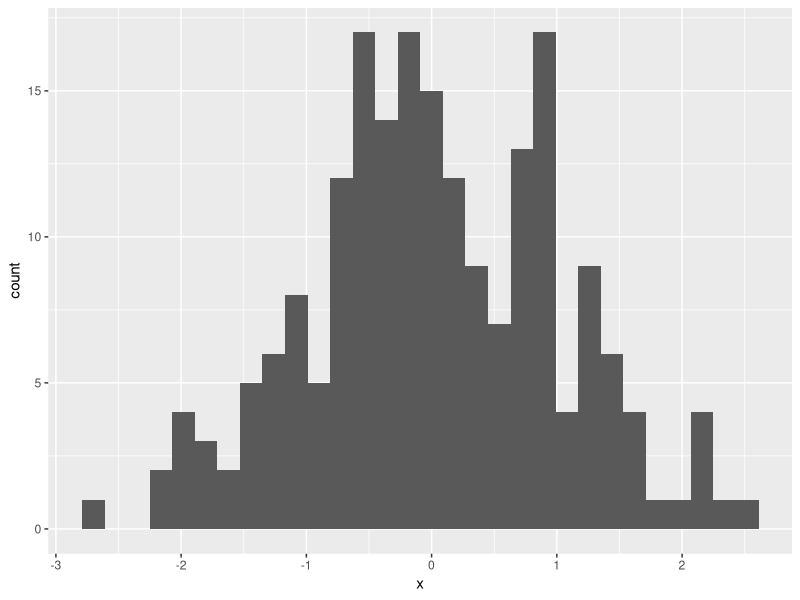
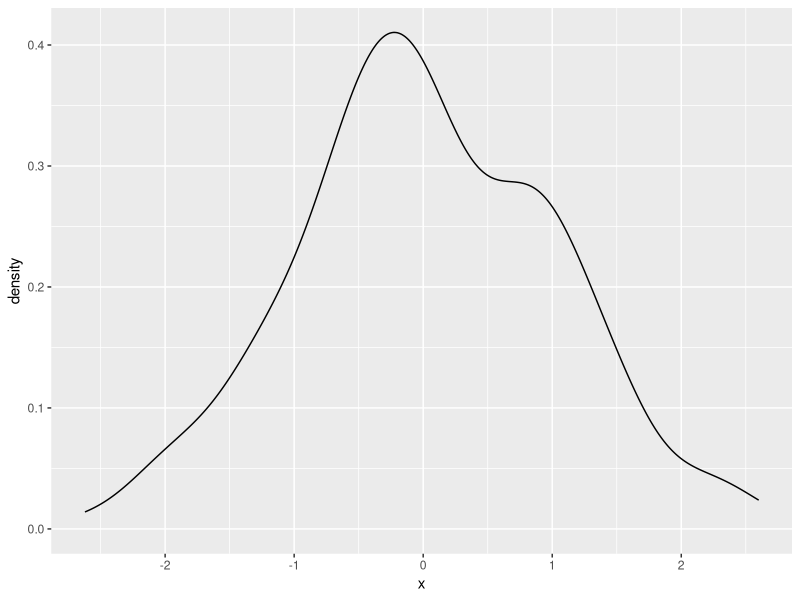
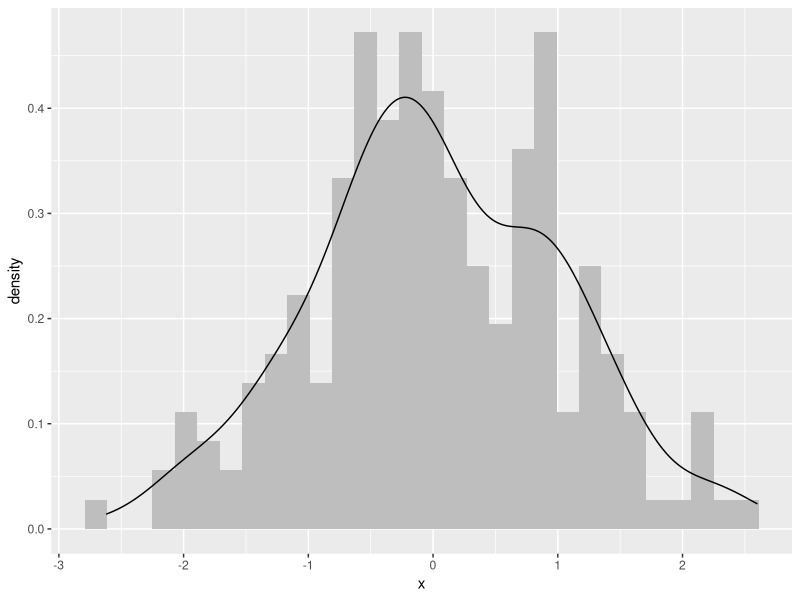
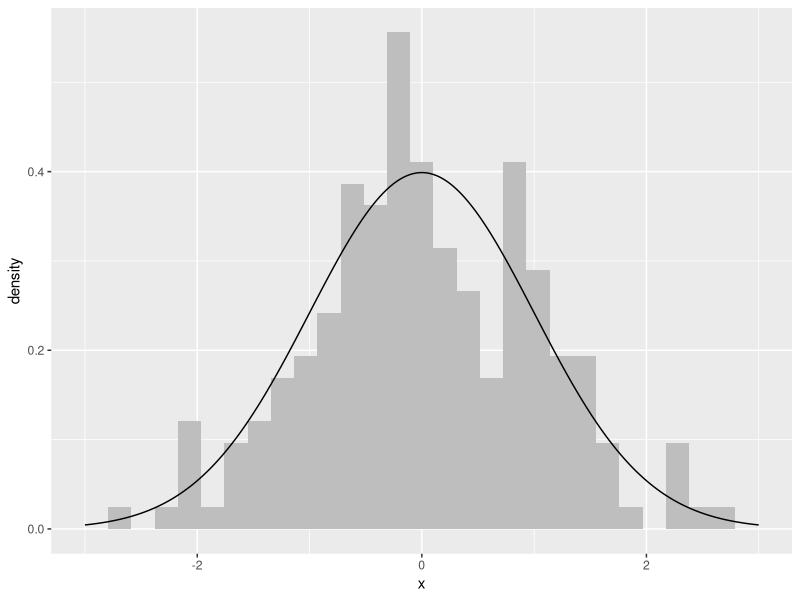
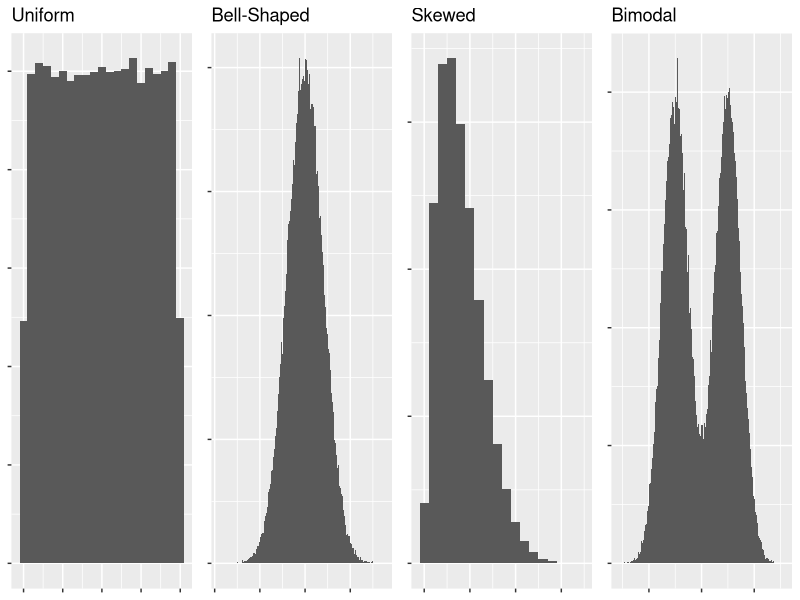
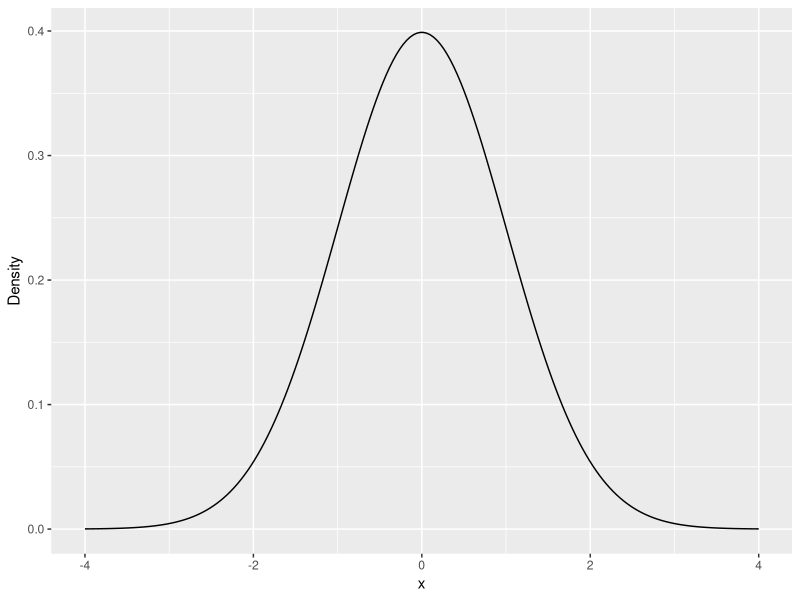
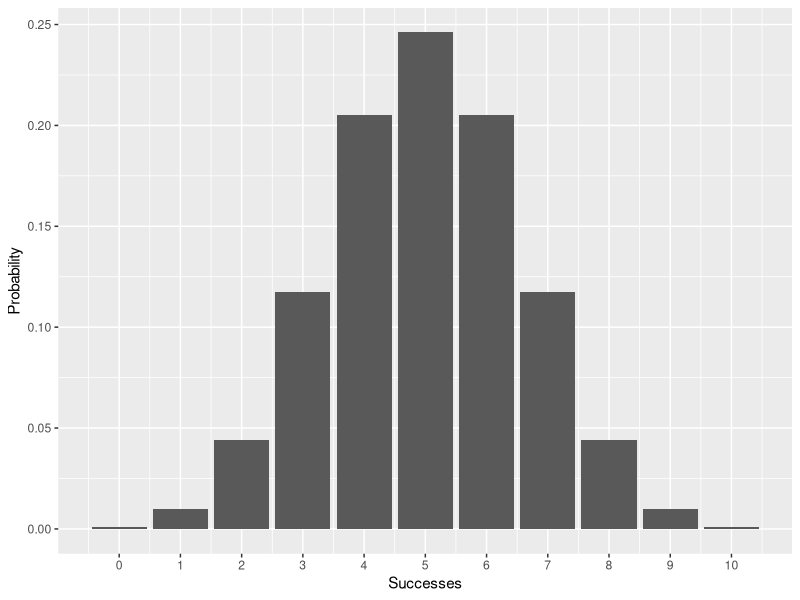
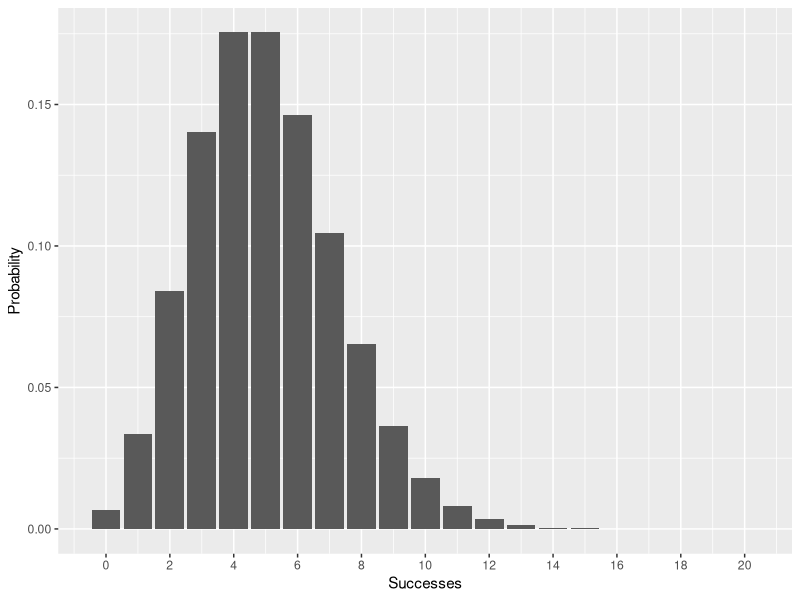

Here is the R script that generated these plots, in order:
## ---- chunk 1
library(tidyverse)
library(readxl)
library(cowplot)
## ---- chunk 2
# Set the seed for the random number generator
set.seed(5)

# Random numbers with a mean of 0 and standard deviation of 1
x <- rnorm(200)
M <- data_frame(x)  # Make a data_frame for ggplot
## ---- chunk 3
ggplot(M, aes(x = x)) +
  geom_histogram()
## ---- chunk 4
ggplot(M, aes(x = x)) +
  geom_density()
## ---- chunk 5
ggplot(M, aes(x = x)) +
  geom_histogram(aes(y = ..density..), fill = "gray") +
  geom_density()
## ---- chunk 6
normal <- function(Y, mu = 0, sigma = 1){
  1 / sqrt(2 * pi * sigma ^ 2) * 
    exp((-(Y - mu) ^ 2 / (2 * sigma ^ 2)))
}
## ---- chunk 7
Y <- seq(-3, 3, length = 200)
prob <- normal(Y)
M_prob <- data_frame(Y, prob)
## ---- chunk 8
ggplot(M, aes(x = x)) +
  geom_histogram(aes(y = ..density..), fill = "gray") +
  geom_line(data = M_prob, aes(x = Y, y = prob))
## ---- chunk 9
set.seed(12)

n <- 100000

mytheme <-
  theme(axis.title = element_blank(),
        axis.text = element_blank())

p1 <- data.frame(uni = runif(n, 0, 1)) %>% 
  ggplot(aes(uni)) +
  geom_histogram(binwidth = 0.05) +
  ggtitle("Uniform") +
  mytheme

p2 <- data.frame(norm = rnorm(n, 0, 1)) %>% 
  ggplot(aes(norm)) +
  geom_histogram(binwidth = 0.05) +
  ggtitle("Bell-Shaped") +
  mytheme

p3 <- data.frame(b = rbeta(n, 2, 8)) %>% 
  ggplot(aes(b)) +
  geom_histogram(binwidth = 0.05) +
  ggtitle("Skewed") +
  mytheme

p4 <- data.frame(bi = c(rnorm(n, -2, 1),
                  rnorm(n, 2, 1))) %>% 
  ggplot(aes(bi)) +
  geom_histogram(binwidth = 0.05) +
  ggtitle("Bimodal") +
  mytheme

plot_grid(p1, p2, p3, p4, ncol = 4)
## ---- chunk 10
M <- data_frame(
  x = seq(-4, 4, length = 200),
  y = dnorm(x)) 
ggplot(M, aes(x, y)) + geom_line() +
  labs(y = "Density")
## ---- chunk 11
M <- data_frame(Successes = 0:10,
                Probability = dbinom(0:10, 10, prob = 0.5))
ggplot(M, aes(Successes, Probability)) + 
  geom_bar(stat = "identity") +
  scale_x_continuous(breaks = seq(0, 10, by = 1))
## ---- chunk 12
trials <- 20
M <- data_frame(Successes = 0:trials,
                Probability = dpois(0:trials, lambda = 5))
ggplot(M, aes(Successes, Probability)) + 
  geom_bar(stat = "identity") +
  scale_x_continuous(breaks = seq(0, trials, by = 2))
